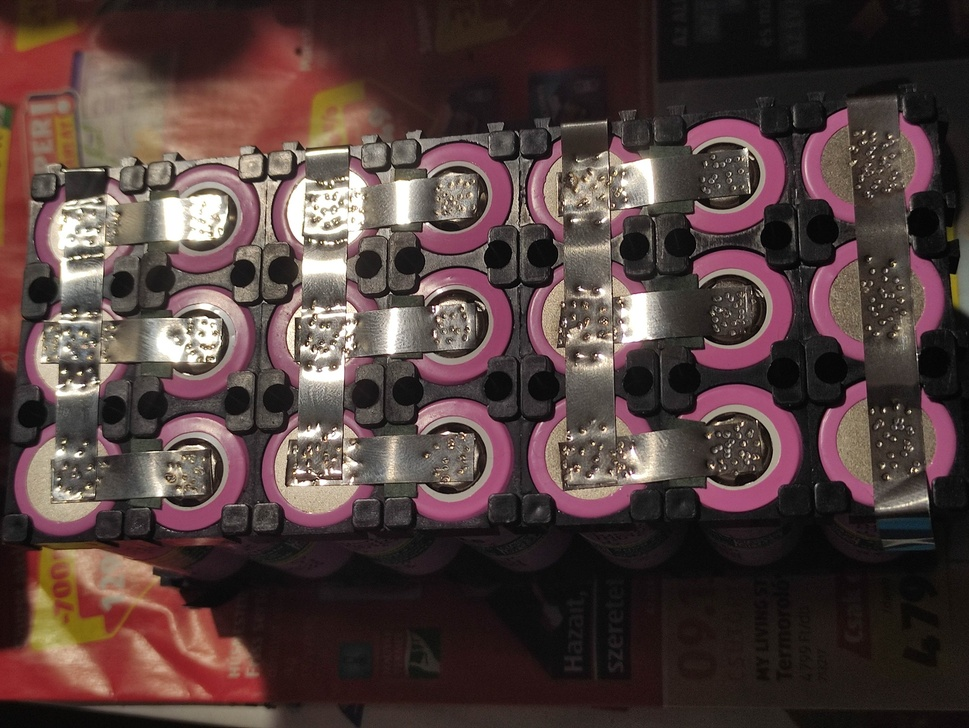
#> input picture photos/1.jpg, 969 x 728 px, shrunk from 2048 x 1538 before the run, found by its file name
$ python circleRecognising2.py
#> lines starting #> are read from the running program, lines starting #| are printed output that depends on the picture; after the words box and inside, x2 and y2 are one past the last pixel; in counts of white or black regions, pixels touching at a corner belong together
import cv2
import numpy as np

# Carica l'immagine
img = cv2.imread("photos/1.jpg")
#> img is the input picture: shape (728, 969, 3); mean B, G, R 60.1, 62.4, 81.3
output = img.copy()

# Pre-elaborazione: Scala di grigi ed equalizzazione dell'istogramma
gray = cv2.cvtColor(img, cv2.COLOR_BGR2GRAY)
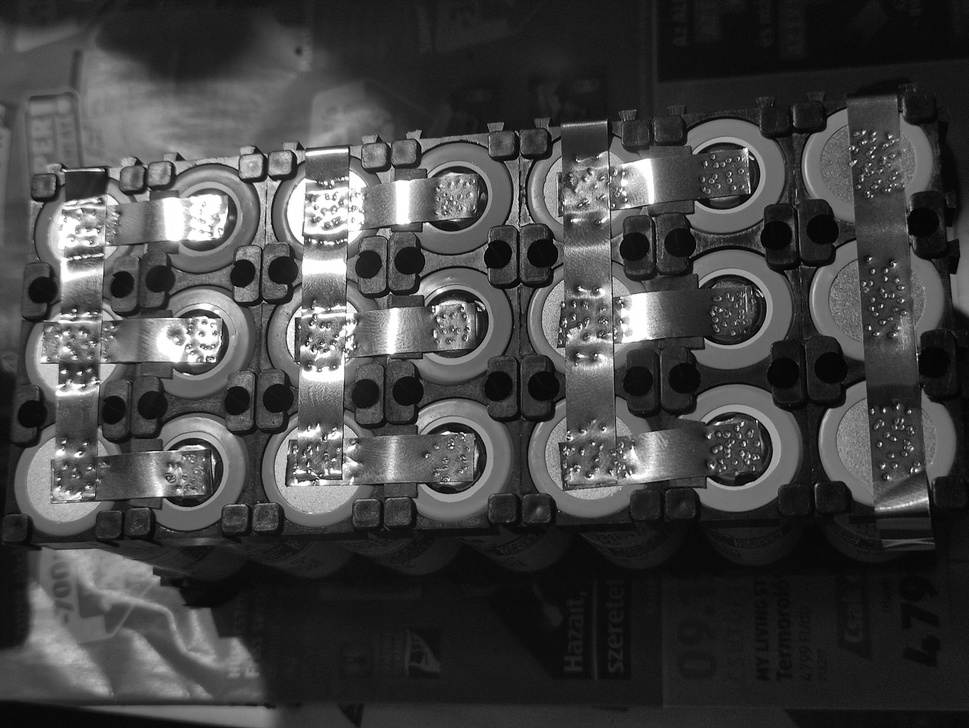
#> gray: shape (728, 969); min 0, max 255, mean 67.8
gray = cv2.equalizeHist(gray)
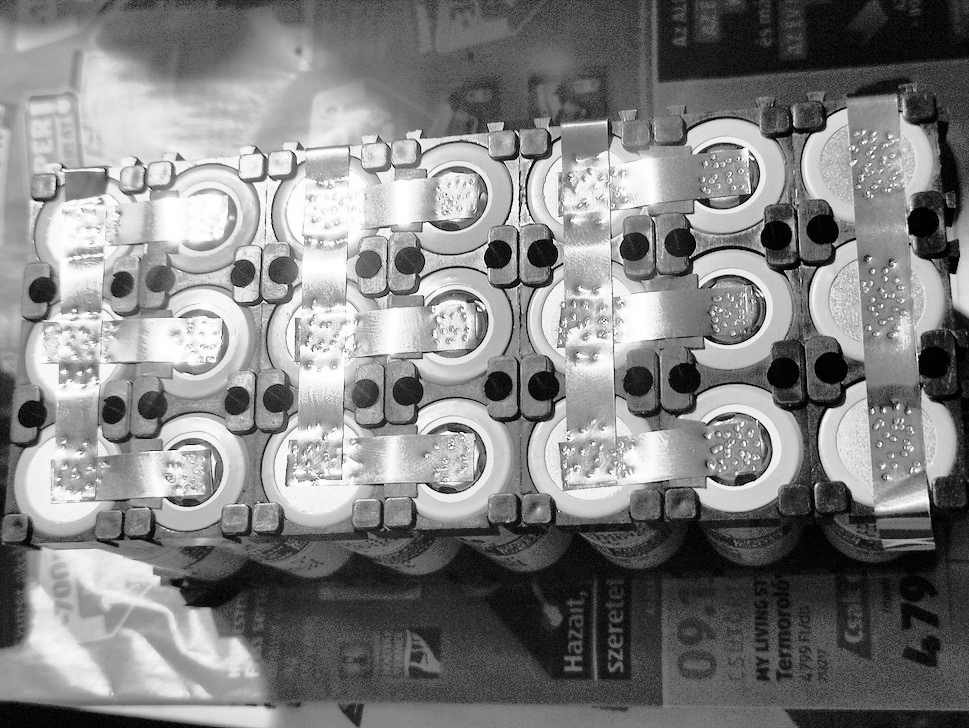
#> gray: shape (728, 969); min 0, max 255, mean 128.7

# Filtro bilaterale per ridurre il rumore mantenendo i bordi
gray = cv2.bilateralFilter(gray, 9, 75, 75)

# Soglia binaria inversa
_, binary = cv2.threshold(gray, 100, 255, cv2.THRESH_BINARY_INV)
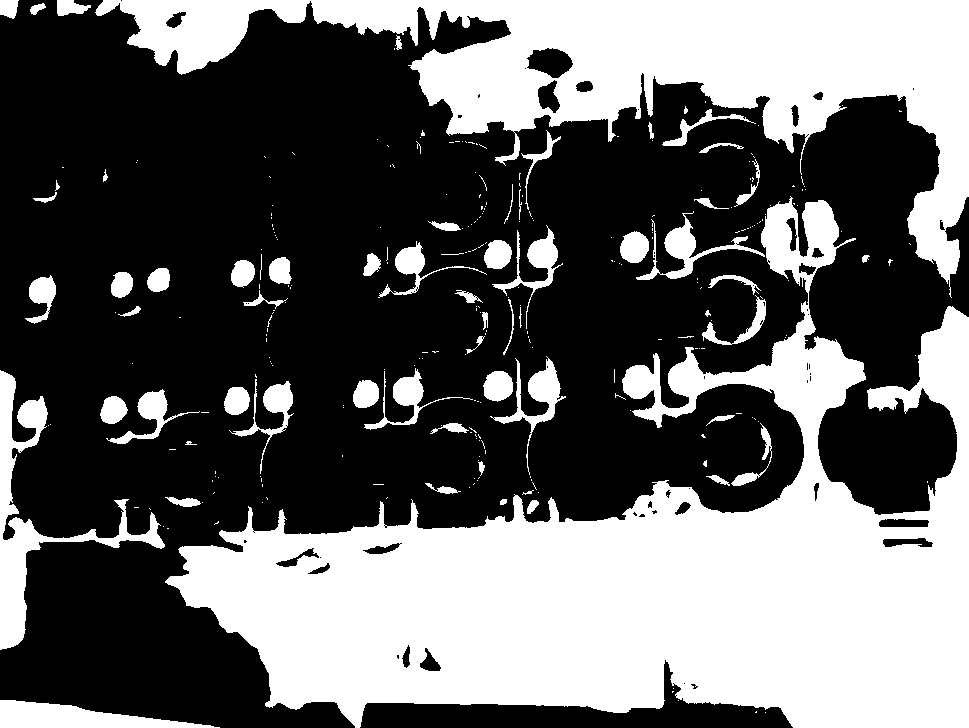
#> binary: shape (728, 969); 39.4% white; 285 white regions (220 under 20 px), largest, box (x1, y1, x2, y2) and area: (165, 196, 969, 728) 168662, (95, 0, 969, 298) 75732, (0, 370, 165, 650) 7635

# Morfologia per chiudere piccoli buchi
kernel = cv2.getStructuringElement(cv2.MORPH_ELLIPSE, (5, 5))
binary = cv2.morphologyEx(binary, cv2.MORPH_CLOSE, kernel)
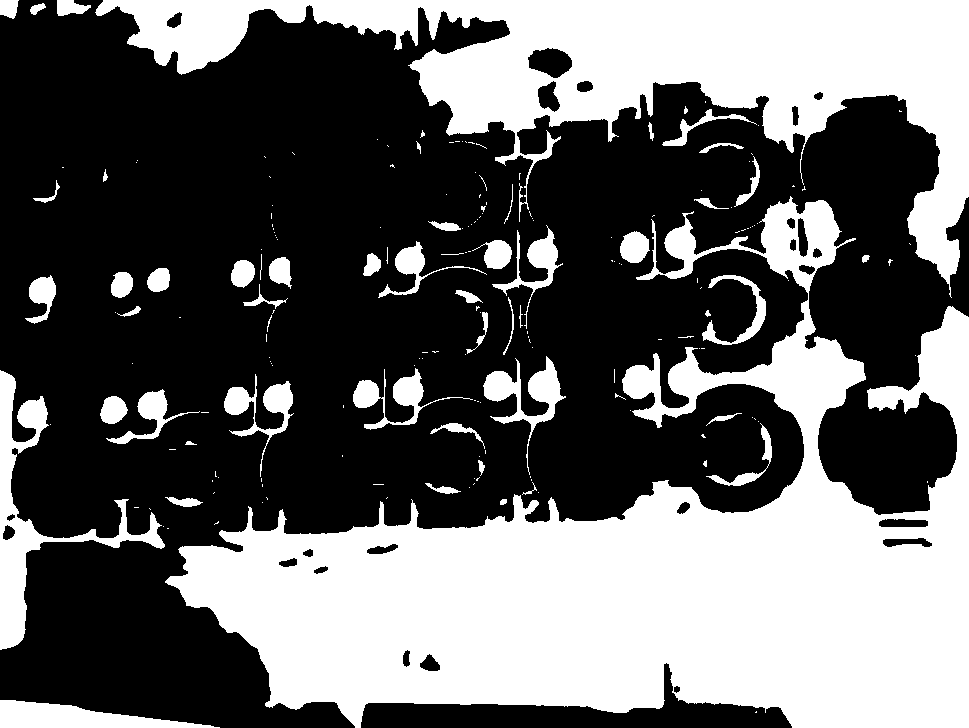
#> binary: shape (728, 969); 39.7% white; 195 white regions (140 under 20 px)

# Trova i contorni
contours, _ = cv2.findContours(binary, cv2.RETR_EXTERNAL, cv2.CHAIN_APPROX_SIMPLE)
#> contours = 195 contours, 151 with area under 20; largest, box (x1, y1, x2, y2) and area: (165, 196, 969, 728) 171128, (95, 0, 969, 298) 76745, (0, 370, 165, 650) 7334, (0, 700, 220, 728) 3170, (483, 356, 566, 475) 2258

def classify_polarity(roi):
    """ Rileva il polo basato sul cerchio interno """
    roi_gray = cv2.cvtColor(roi, cv2.COLOR_BGR2GRAY)
    _, roi_thresh = cv2.threshold(roi_gray, 100, 255, cv2.THRESH_BINARY_INV)

    # Trova cerchi interni nella ROI
    circles = cv2.HoughCircles(roi_thresh, cv2.HOUGH_GRADIENT, dp=1, minDist=20,
                               param1=50, param2=15, minRadius=5, maxRadius=30)
    if circles is not None:
        circles = np.uint16(np.around(circles))
        largest_circle = max(circles[0], key=lambda x: x[2])
        if largest_circle[2] > 15:
            return "Negativo", (0, 0, 255)  # Rosso
        else:
            return "Positivo", (0, 255, 0)  # Verde
    return "Sconosciuto", (255, 0, 0)  # Blu

# Analizza i contorni per trovare le batterie
# Analizza i contorni per trovare le batterie
for contour in contours:
    # Filtra i contorni piccoli
    area = cv2.contourArea(contour)
    if area < 500:
        continue

    # Approssima il contorno a un cerchio
    (x, y), radius = cv2.minEnclosingCircle(contour)
    center = (int(x), int(y))
    radius = int(radius)

    # Filtro per evitare cerchi troppo piccoli o grandi
    if radius < 20 or radius > 90:
        continue

    # Calcola i limiti della ROI garantendo che siano nell'immagine
    x1 = max(0, int(x - radius))
    y1 = max(0, int(y - radius))
    x2 = min(output.shape[1], int(x + radius))
    y2 = min(output.shape[0], int(y + radius))

    # Estrai la ROI della batteria
    roi = output[y1:y2, x1:x2]

    # Classificazione del polo
    label, color = classify_polarity(roi)

    # Disegna il cerchio e l'etichetta
    cv2.circle(output, center, radius, color, 3)
    cv2.putText(output, label, (x1, y1 - 10), cv2.FONT_HERSHEY_SIMPLEX, 0.7, color, 2)
#> this loop made 195 passes
#> area on passes 9, 12, 19: 25, 178, 116
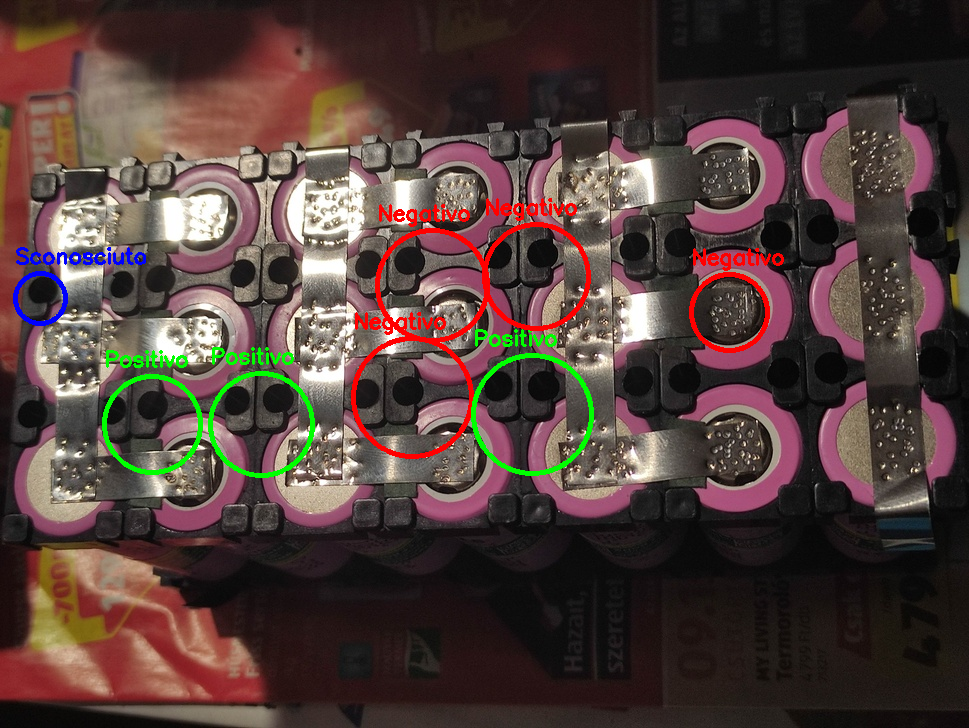
#> output: shape (728, 969, 3); 2.48% of pixels changed, all inside (x1, y1, x2, y2) = (13, 198, 784, 478)
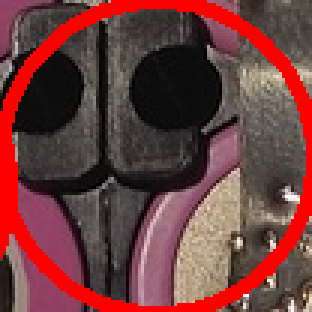
#> roi: shape (104, 104, 3) (shown 3 times larger); mean B, G, R 60.9, 61.2, 110.6

# Mostra i risultati
cv2.imshow("Rilevamento Batterie", output)
cv2.imshow("Immagine Binaria", binary)
cv2.waitKey(0)
cv2.destroyAllWindows()

$ run again, with photos/10.jpg copied over photos/1.jpg
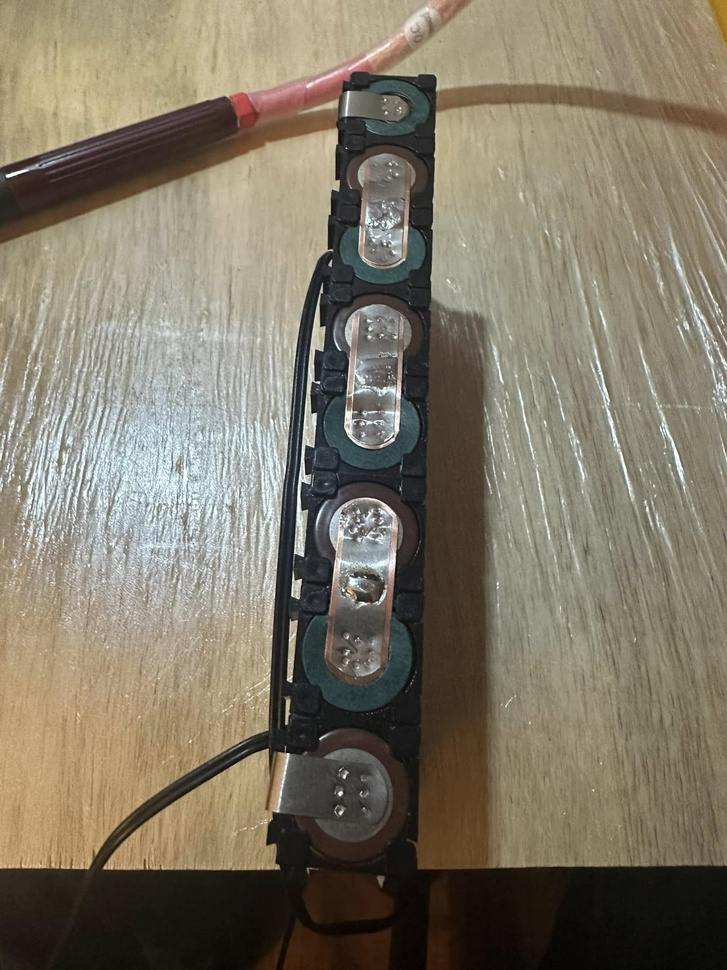
#> input picture photos/10.jpg, 727 x 970 px, shrunk from 1536 x 2048 before the run, found by its file name
#> img is the input picture: shape (970, 727, 3); mean B, G, R 103, 119.7, 127.8
#> `gray = cv2.equalizeHist(gray)`:
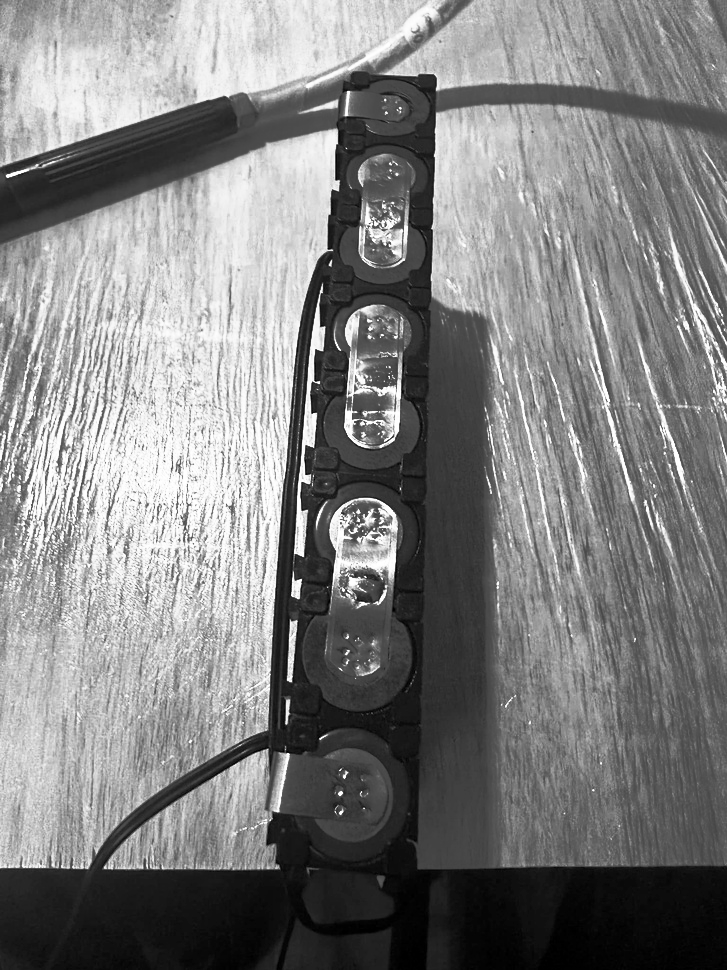
#> gray: shape (970, 727); min 0, max 255, mean 128.4
#> `binary = cv2.morphologyEx(binary, cv2.MORPH_CLOSE, kernel)`:
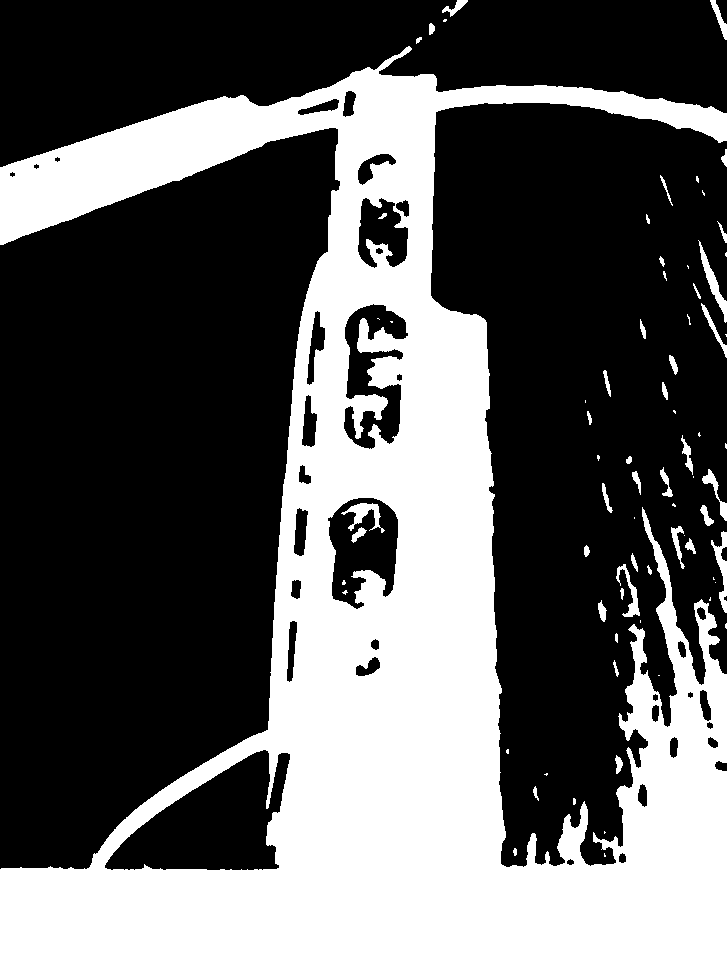
#> binary: shape (970, 727); 37.1% white; 74 white regions (31 under 20 px)
#> contours = 67 contours, 34 with area under 20; largest, box (x1, y1, x2, y2) and area: (0, 46, 727, 970) 283356, (698, 240, 727, 323) 438, (711, 531, 727, 613) 389, (616, 564, 640, 617) 292, (702, 469, 727, 521) 244
#> the loop `for contour in contours:` made 67 passes
#> area on passes 5, 7, 10, 14, 20, 21, 22, 23: 26.5, 72, 26, 92, 292.5, 43, 39.5, 62

$ run again, with photos/12.jpg copied over photos/1.jpg
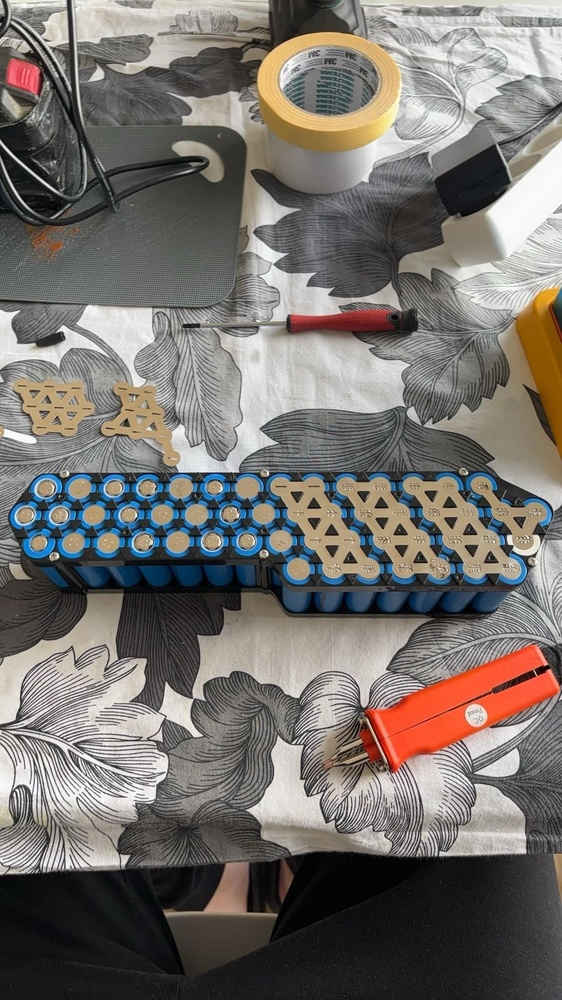
#> input picture photos/12.jpg, 562 x 1000 px, shrunk from 1152 x 2048 before the run, found by its file name
#> img is the input picture: shape (1000, 562, 3); mean B, G, R 108.7, 113, 118.1
#> `binary = cv2.morphologyEx(binary, cv2.MORPH_CLOSE, kernel)`:
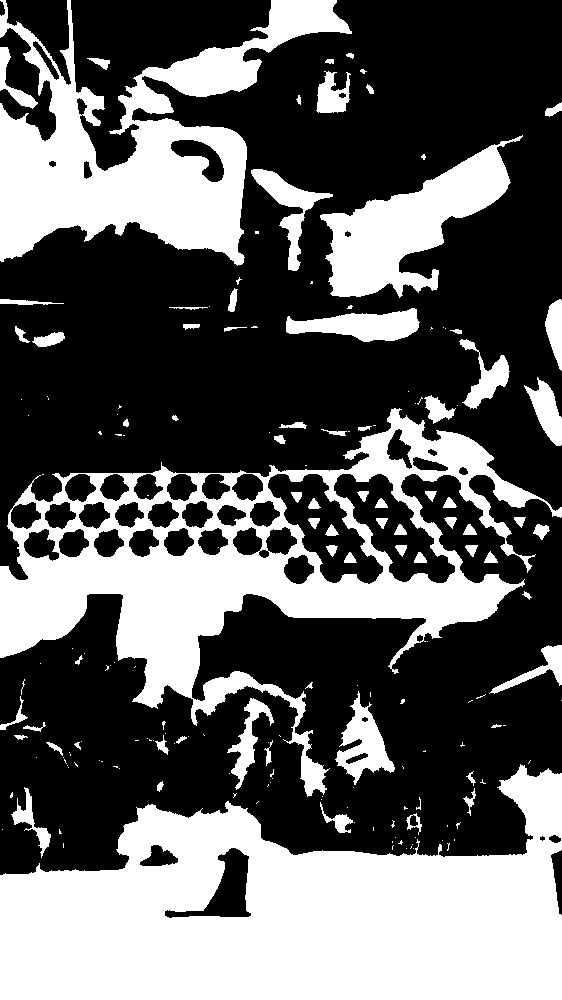
#> binary: shape (1000, 562); 37.9% white; 183 white regions (108 under 20 px)
#> contours = 169 contours, 113 with area under 20; largest, box (x1, y1, x2, y2) and area: (0, 764, 562, 1000) 88326, (0, 408, 562, 797) 79310, (0, 0, 352, 266) 37171, (320, 135, 523, 298) 12583, (286, 308, 420, 342) 2584
#> the loop `for contour in contours:` made 169 passes
#> area on passes 21, 24, 31: 149, 245, 68
#> after the loop `for contour in contours:`:
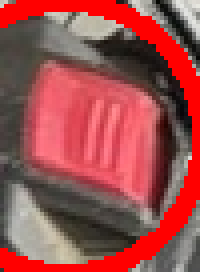
#> roi: shape (68, 50, 3) (shown 4 times larger); mean B, G, R 76.7, 77.5, 157.5
